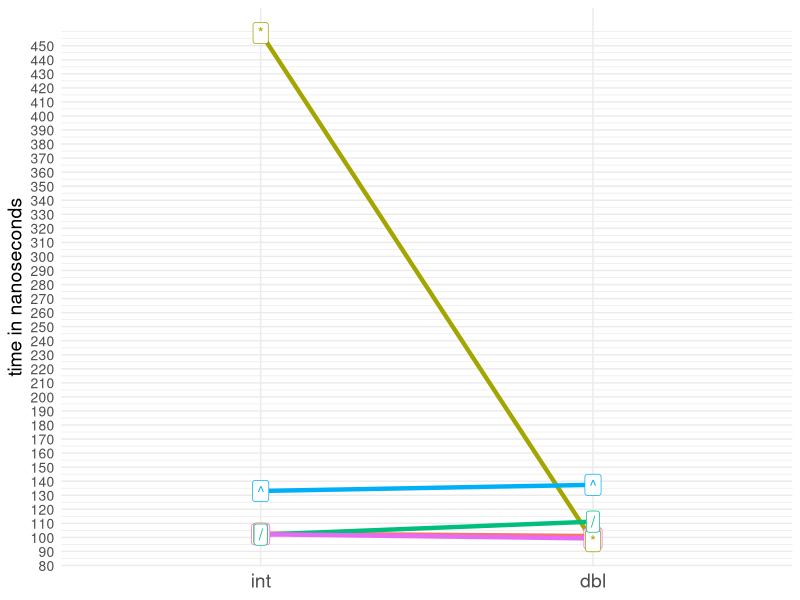

Write the R code that produced this figure.
## ---- chunk 1
    x <- runif(100)
    microbenchmark::microbenchmark(
      sqrt(x),
      x ^ 0.5,
      x ^ (1 / 2),
      exp(log(x) / 2)
    )
## ---- chunk 2
    mb_median <- data.frame(operator = c("+", "-", "*", "/", "^"),
                            int = c(102.2314, 102.6916, 459.0319, 101.9581, 133.0490),
                            dbl = c(99.22536, 100.97983, 97.32268, 111.22211, 137.42019),
                            stringsAsFactors = FALSE)

    mb_median <- tidyr::gather(mb_median, type, time, int, dbl)
    mb_median <- dplyr::mutate(mb_median, type = factor(type, levels = c("int", "dbl")))

    library(ggplot2)
    ggplot(mb_median, aes(x = type, y = time, group = operator, color = operator)) +
      geom_point(show.legend = FALSE) +
      geom_line(show.legend = FALSE, size = 1.5) +
      geom_label(aes(label = operator), show.legend = FALSE) +
      theme_minimal() +
      ylab("time in nanoseconds") +
      theme(axis.title.x = element_blank(),
            axis.title.y = element_text(size = 14),
            axis.text.x = element_text(size = 14),
            axis.text.y = element_text(size = 10)) +
      scale_y_continuous(breaks=seq(0, max(mb_median$time), 10))
